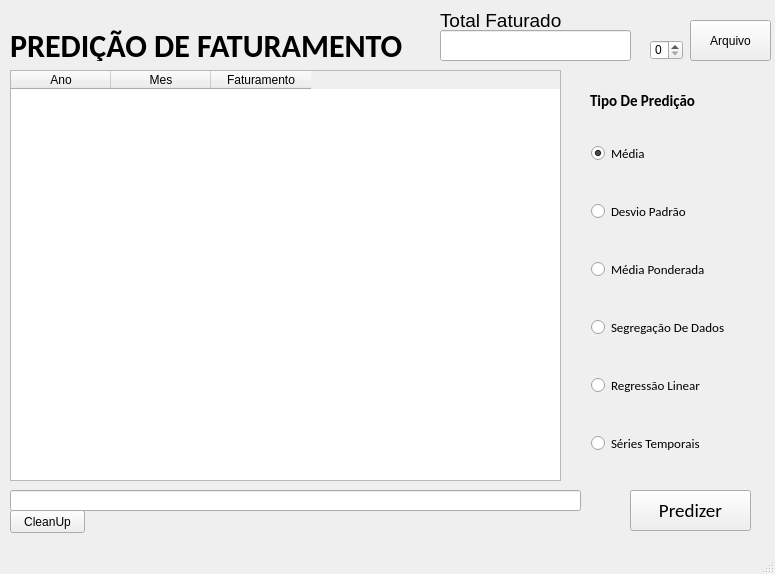
<?xml version="1.0" encoding="UTF-8"?>
<ui version="4.0">
 <class>MainWindow</class>
 <widget class="QMainWindow" name="MainWindow">
  <property name="geometry">
   <rect>
    <x>0</x>
    <y>0</y>
    <width>775</width>
    <height>574</height>
   </rect>
  </property>
  <property name="windowTitle">
   <string>MainWindow</string>
  </property>
  <widget class="QWidget" name="centralwidget">
   <widget class="QPushButton" name="bt_arquivo">
    <property name="geometry">
     <rect>
      <x>690</x>
      <y>20</y>
      <width>81</width>
      <height>41</height>
     </rect>
    </property>
    <property name="text">
     <string>Arquivo</string>
    </property>
   </widget>
   <widget class="QPushButton" name="bt_predizer">
    <property name="geometry">
     <rect>
      <x>630</x>
      <y>490</y>
      <width>121</width>
      <height>41</height>
     </rect>
    </property>
    <property name="font">
     <font>
      <family>Calibri</family>
      <pointsize>14</pointsize>
     </font>
    </property>
    <property name="text">
     <string>Predizer</string>
    </property>
   </widget>
   <widget class="QLineEdit" name="txt_predicao">
    <property name="geometry">
     <rect>
      <x>10</x>
      <y>490</y>
      <width>571</width>
      <height>21</height>
     </rect>
    </property>
   </widget>
   <widget class="QLabel" name="lb_predicaoFaturamento">
    <property name="geometry">
     <rect>
      <x>10</x>
      <y>30</y>
      <width>401</width>
      <height>31</height>
     </rect>
    </property>
    <property name="font">
     <font>
      <family>Calibri</family>
      <pointsize>24</pointsize>
      <weight>75</weight>
      <italic>false</italic>
      <bold>true</bold>
     </font>
    </property>
    <property name="cursor">
     <cursorShape>ArrowCursor</cursorShape>
    </property>
    <property name="text">
     <string>PREDIÇÃO DE FATURAMENTO</string>
    </property>
   </widget>
   <widget class="QLineEdit" name="txt_totalFaturado">
    <property name="geometry">
     <rect>
      <x>440</x>
      <y>30</y>
      <width>191</width>
      <height>31</height>
     </rect>
    </property>
    <property name="font">
     <font>
      <pointsize>12</pointsize>
     </font>
    </property>
    <property name="text">
     <string/>
    </property>
   </widget>
   <widget class="QLabel" name="lb_totalFaturado">
    <property name="geometry">
     <rect>
      <x>440</x>
      <y>10</y>
      <width>171</width>
      <height>21</height>
     </rect>
    </property>
    <property name="font">
     <font>
      <pointsize>14</pointsize>
     </font>
    </property>
    <property name="text">
     <string>Total Faturado</string>
    </property>
   </widget>
   <widget class="QSpinBox" name="sb_colunas">
    <property name="geometry">
     <rect>
      <x>650</x>
      <y>40</y>
      <width>33</width>
      <height>20</height>
     </rect>
    </property>
   </widget>
   <widget class="QTableWidget" name="tb_faturamento">
    <property name="geometry">
     <rect>
      <x>10</x>
      <y>70</y>
      <width>551</width>
      <height>411</height>
     </rect>
    </property>
    <column>
     <property name="text">
      <string>Ano</string>
     </property>
    </column>
    <column>
     <property name="text">
      <string>Mes</string>
     </property>
    </column>
    <column>
     <property name="text">
      <string>Faturamento</string>
     </property>
    </column>
   </widget>
   <widget class="QLabel" name="lb_tipoPredicao">
    <property name="geometry">
     <rect>
      <x>590</x>
      <y>80</y>
      <width>175</width>
      <height>41</height>
     </rect>
    </property>
    <property name="font">
     <font>
      <family>Calibri</family>
      <pointsize>11</pointsize>
      <weight>75</weight>
      <bold>true</bold>
      <underline>false</underline>
     </font>
    </property>
    <property name="text">
     <string>Tipo De Predição</string>
    </property>
   </widget>
   <widget class="QRadioButton" name="rb_media">
    <property name="geometry">
     <rect>
      <x>591</x>
      <y>144</y>
      <width>58</width>
      <height>19</height>
     </rect>
    </property>
    <property name="font">
     <font>
      <family>Calibri</family>
      <pointsize>10</pointsize>
     </font>
    </property>
    <property name="text">
     <string>Média</string>
    </property>
    <property name="checked">
     <bool>true</bool>
    </property>
   </widget>
   <widget class="QRadioButton" name="rb_desvioPadrao">
    <property name="geometry">
     <rect>
      <x>591</x>
      <y>202</y>
      <width>103</width>
      <height>19</height>
     </rect>
    </property>
    <property name="font">
     <font>
      <family>Calibri</family>
      <pointsize>10</pointsize>
     </font>
    </property>
    <property name="text">
     <string>Desvio Padrão</string>
    </property>
   </widget>
   <widget class="QRadioButton" name="rb_seriesTemporais">
    <property name="geometry">
     <rect>
      <x>591</x>
      <y>434</y>
      <width>116</width>
      <height>19</height>
     </rect>
    </property>
    <property name="font">
     <font>
      <family>Calibri</family>
      <pointsize>10</pointsize>
     </font>
    </property>
    <property name="text">
     <string>Séries Temporais</string>
    </property>
   </widget>
   <widget class="QRadioButton" name="rb_regressaoLinear">
    <property name="geometry">
     <rect>
      <x>591</x>
      <y>376</y>
      <width>116</width>
      <height>19</height>
     </rect>
    </property>
    <property name="font">
     <font>
      <family>Calibri</family>
      <pointsize>10</pointsize>
     </font>
    </property>
    <property name="text">
     <string>Regressão Linear</string>
    </property>
   </widget>
   <widget class="QRadioButton" name="rb_segregacaoDados">
    <property name="geometry">
     <rect>
      <x>591</x>
      <y>318</y>
      <width>140</width>
      <height>19</height>
     </rect>
    </property>
    <property name="font">
     <font>
      <family>Calibri</family>
      <pointsize>10</pointsize>
     </font>
    </property>
    <property name="text">
     <string>Segregação De Dados</string>
    </property>
   </widget>
   <widget class="QRadioButton" name="rb_mediaPonderada">
    <property name="geometry">
     <rect>
      <x>591</x>
      <y>260</y>
      <width>121</width>
      <height>19</height>
     </rect>
    </property>
    <property name="font">
     <font>
      <family>Calibri</family>
      <pointsize>10</pointsize>
     </font>
    </property>
    <property name="text">
     <string>Média Ponderada</string>
    </property>
   </widget>
   <widget class="QPushButton" name="bt_cleanup">
    <property name="geometry">
     <rect>
      <x>10</x>
      <y>510</y>
      <width>75</width>
      <height>23</height>
     </rect>
    </property>
    <property name="text">
     <string>CleanUp</string>
    </property>
   </widget>
  </widget>
  <widget class="QMenuBar" name="menubar">
   <property name="geometry">
    <rect>
     <x>0</x>
     <y>0</y>
     <width>775</width>
     <height>21</height>
    </rect>
   </property>
  </widget>
  <widget class="QStatusBar" name="statusbar"/>
 </widget>
 <resources/>
 <connections/>
</ui>
